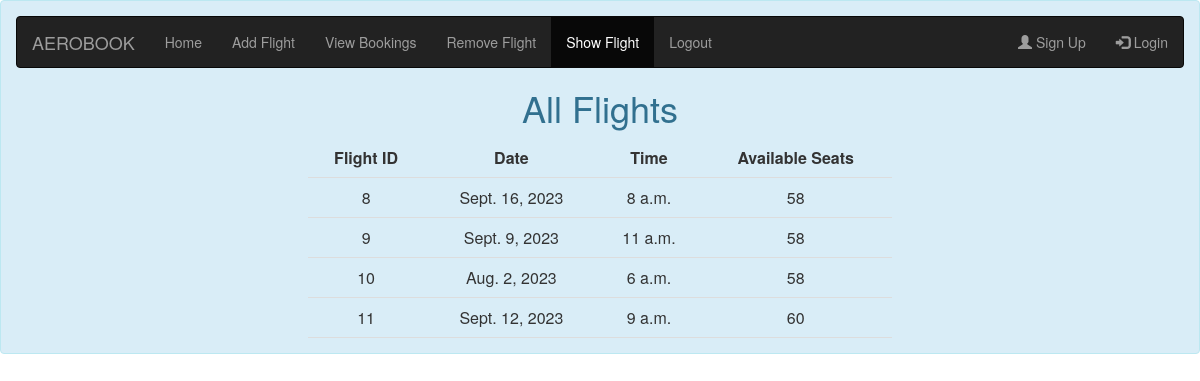
/show_flights/ (signed in), run on an earlier commit of the app's database.
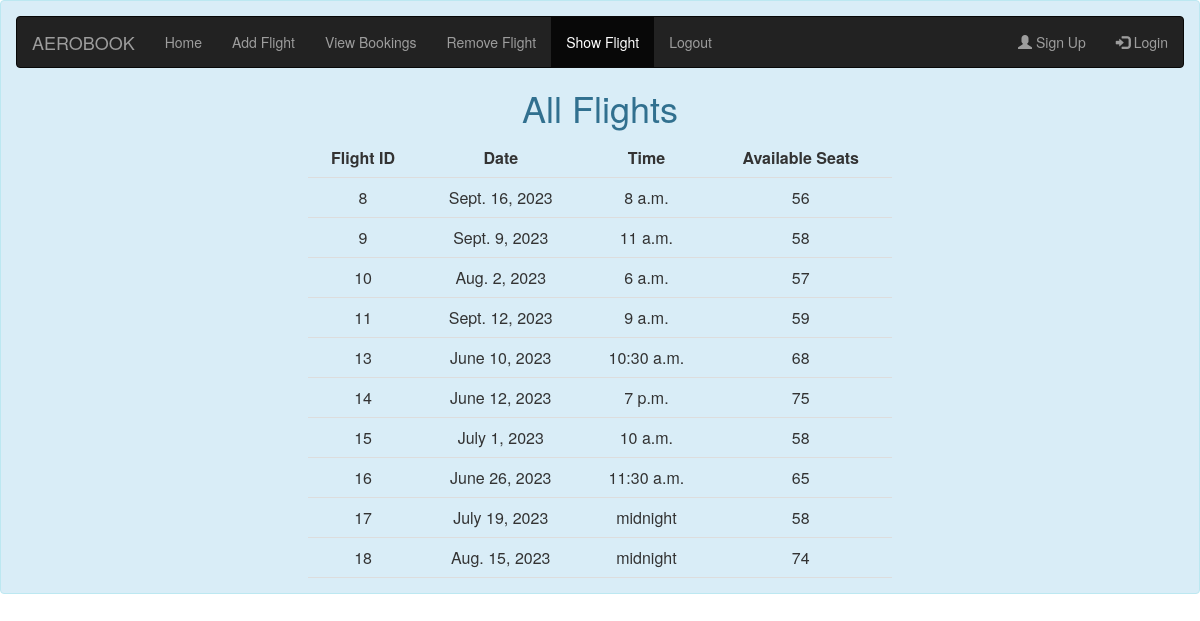
And on a later commit of the database.
### users/models.py (models this page shows)
class Flight(models.Model):
    date = models.DateField()
    time = models.TimeField()
    available_seats = models.IntegerField()

### users/views.py (the view)
# urls.py: path('show_flights/', user_views.show_flights, name='show_flights'),
@login_required
def show_flights(request):
    flights = Flight.objects.all()
    return render(request, 'users/show_flights.html', {'flights': flights})

### users/templates/users/show_flights.html (shortened to what this page needs)
<head>
    <link rel="stylesheet" href="https://maxcdn.bootstrapcdn.com/bootstrap/3.4.1/css/bootstrap.min.css">
</head>
<div class="alert alert-info" role="alert">
    <nav class="navbar navbar-inverse">
        <div class="container-fluid">
          <div class="navbar-header">
            <a class="navbar-brand" href="{% url 'home' %}">AEROBOOK</a>
          </div>
          <ul class="nav navbar-nav">
            <li><a href="{% url 'home' %}">Home</a></li>
            <li><a href="{% url 'add_flight' %}">Add Flight</a></li>
            <li><a href="{% url 'view_bookings' %}">View Bookings</a></li>
            <li><a href="{% url 'remove_flight' %}">Remove Flight</a></li>
            <li class="active"><a href="{% url 'show_flights' %}">Show Flight</a></li>
            <li><a href="{% url 'logout' %}">Logout</a></li>
          </ul>
          <ul class="nav navbar-nav navbar-right">
            <li><a href="{% url 'register' %}"><span class="glyphicon glyphicon-user"></span> Sign Up</a></li>
            <li><a href="{% url 'login' %}"><span class="glyphicon glyphicon-log-in"></span> Login</a></li>
          </ul>
        </div>
    </nav>
    <div style="margin: 0 auto; text-align: center;">
<h1>All Flights</h1>
<table style="margin-left: auto; margin-right: auto;">
  <thead>
    <tr>
      <th> Flight ID </th>
      <th> Date </th>
      <th> Time </th>
      <th> Available Seats </th>
    </tr>
  </thead>
  <tbody>
    {% for flight in flights %}
      <tr>
        <td>{{ flight.id }}</td>
        <td>{{ flight.date }}</td>
        <td>{{ flight.time }}</td>
        <td>{{ flight.available_seats }}</td>
      </tr>
    {% empty %}
      <tr>
        <td colspan="4">No flights available.</td>
      </tr>
    {% endfor %}
  </tbody>
</table>
</div>

What changed in the data, as far as the page shows it:
changed Flight "Sept. 16, 2023": available_seats "58" → "56"
changed Flight "Aug. 2, 2023": available_seats "58" → "57"
changed Flight "Sept. 12, 2023": available_seats "60" → "59"
added Flight: id "13", date "June 10, 2023", time "10:30 a.m.", available_seats "68"
added Flight: id "14", date "June 12, 2023", time "7 p.m.", available_seats "75"
added Flight: id "15", date "July 1, 2023", time "10 a.m.", available_seats "58"
added Flight: id "16", date "June 26, 2023", time "11:30 a.m.", available_seats "65"
added Flight: id "17", date "July 19, 2023", time "midnight", available_seats "58"
added Flight: id "18", date "Aug. 15, 2023", time "midnight", available_seats "74"
